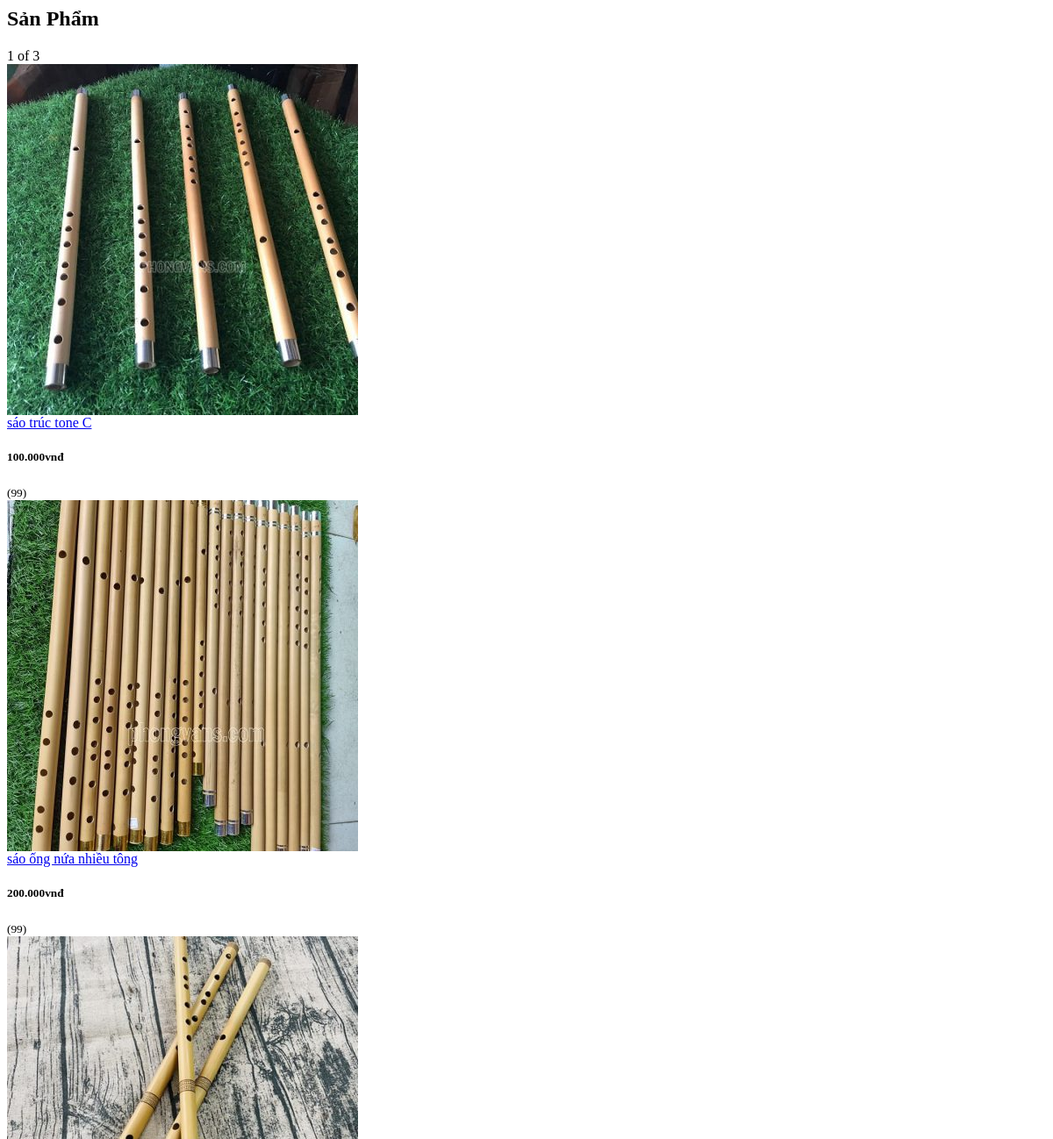
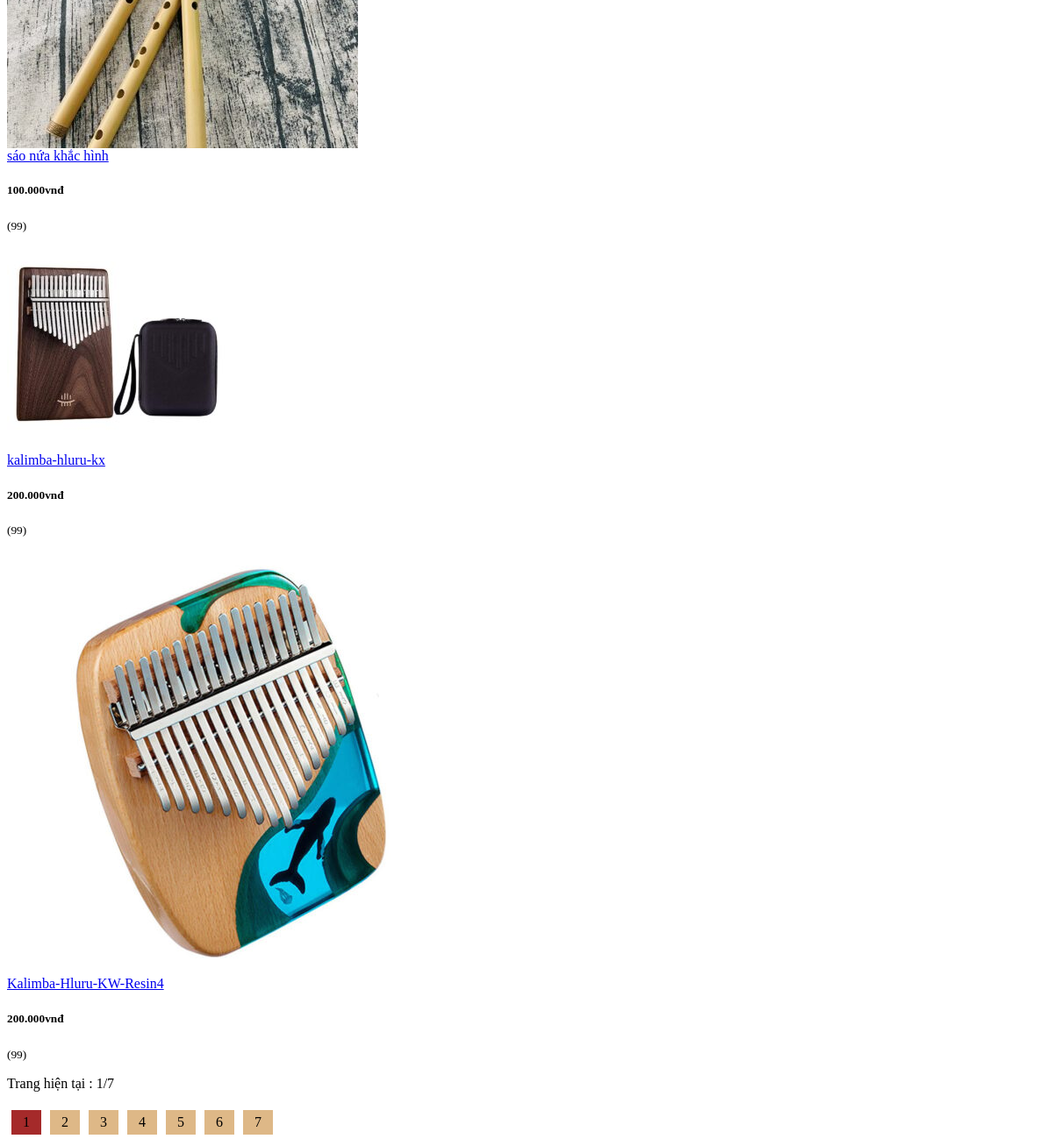
The page /pages/main/camon.php on the database its author committed (2 pictures, top to bottom).
### tables this page shows
CREATE TABLE `tbl_sanpham` (
  `id_sanpham` int(11) NOT NULL,
  `tensanpham` varchar(250) NOT NULL,
  `masp` varchar(100) NOT NULL,
  `giasp` varchar(50) NOT NULL,
  `soluong` int(11) NOT NULL,
  `hinhanh` varchar(50) NOT NULL,
  `tomtat` text NOT NULL,
  `noidung` text NOT NULL,
  `tinhtrang` int(11) NOT NULL,
  `id_danhmuc` int(11) NOT NULL
);

### pages/main/camon.php (the view, shortened to what this page needs)
<!-- <?php
	include('admincp/config/config.php');
?>
 <?php
	if(isset($_GET['trang'])){
		$page = $_GET['trang'];
	}else{
		$page = 1;
	}
	if($page == '' || $page == 1){
		$begin = 0;
	}else{
		$begin = ($page*3)-3;
	}
	$sql_pro = "SELECT * FROM tbl_sanpham,tbl_danhmuc WHERE tbl_sanpham.id_danhmuc=tbl_danhmuc.id_danhmuc ORDER BY tbl_sanpham.id_sanpham DESC LIMIT $begin,5";
	$query_pro = mysqli_query($mysqli,$sql_pro);
?>
<div class="container-fluid pt-5 pb-3">
<h2 class="section-title position-relative text-uppercase mx-xl-5 mb-4"><span class="bg-secondary pr-3">Sản Phẩm</span></h2>
    <div class="row px-xl-5">
 <div class="col col-lg-2 col-md-4 col-sm-6 col-5">
         1 of 3
    </div>
        <?php
        while ($row = mysqli_fetch_array($query_pro)) {
        ?>
        <div class="col-lg-2 col-md-3 col-sm-5 col-4 pb-1">
                <div class="product-item bg-light mb-4">
                    <div class="product-img position-relative overflow-hidden">
                        <img alt class="img-fluid h-auto w-100" src="admincp/modules/quanlysp/uploads/<?php echo $row['hinhanh'] ?>">
                    </div>
                 <div class="text-center py-4">
                        <a class="h6 text-decoration-none text-truncate" href="index.php?quanly=sanpham&id=<?php echo $row['id_sanpham'] ?>"><?php echo $row['tensanpham'] ?></a>
                        <div class="d-flex align-items-center justify-content-center mt-2">
                            <h5> <?php echo number_format($row['giasp'], 0, ',', '.') . 'vnđ' ?></h5><h6 class="text-muted ml-2"><del></del></h6>
                        </div>
                        <div class="d-flex align-items-center justify-content-center mb-1">
                            <small>(99)</small>
                        </div>
                    </div>
                </div>
            </div>
        <?php
        }
        ?>
    </div>
</div>
				<?php
				$sql_trang = mysqli_query($mysqli,"SELECT * FROM tbl_sanpham");
				$row_count = mysqli_num_rows($sql_trang);
				$trang = ceil($row_count/3);
				?>
				<p>Trang hiện tại : <?php echo $page ?>/<?php echo $trang ?> </p>
				<div class="col-lg-3 col-md-4 col-sm-6 col-5 pb-1">
				<ul class="list_trang">
					<?php
					for($i=1;$i<=$trang;$i++){
					?>
						<li <?php if($i==$page){echo 'style="background: brown;"';}else{ echo ''; }  ?>><a href="cacsanpham.php?trang=<?php echo $i ?>"><?php echo $i ?></a></li>
					<?php
					}
					?>
				</div>

### pages/main/camon.php (style rules this page uses)
ul.list_trang { padding: 0; margin: 0; list-style: none; }
ul.list_trang li { float: left; padding: 5px 13px; margin: 5px; background: burlywood; display: block; }
ul.list_trang li a { color: #000; text-align: center; text-decoration: none; }

### rows shown on the page
tbl_sanpham: hinhanh (picture), tensanpham "sáo trúc tone C", giasp "100.000"
tbl_sanpham: hinhanh (picture), tensanpham "sáo ống nứa nhiều tông", giasp "200.000"
tbl_sanpham: hinhanh (picture), tensanpham "sáo nứa khắc hình", giasp "100.000"
tbl_sanpham: hinhanh (picture), tensanpham "kalimba-hluru-kx", giasp "200.000"
tbl_sanpham: hinhanh (picture), tensanpham "Kalimba-Hluru-KW-Resin4", giasp "200.000"

### other values the page prints
$page "1"
$trang "7"
